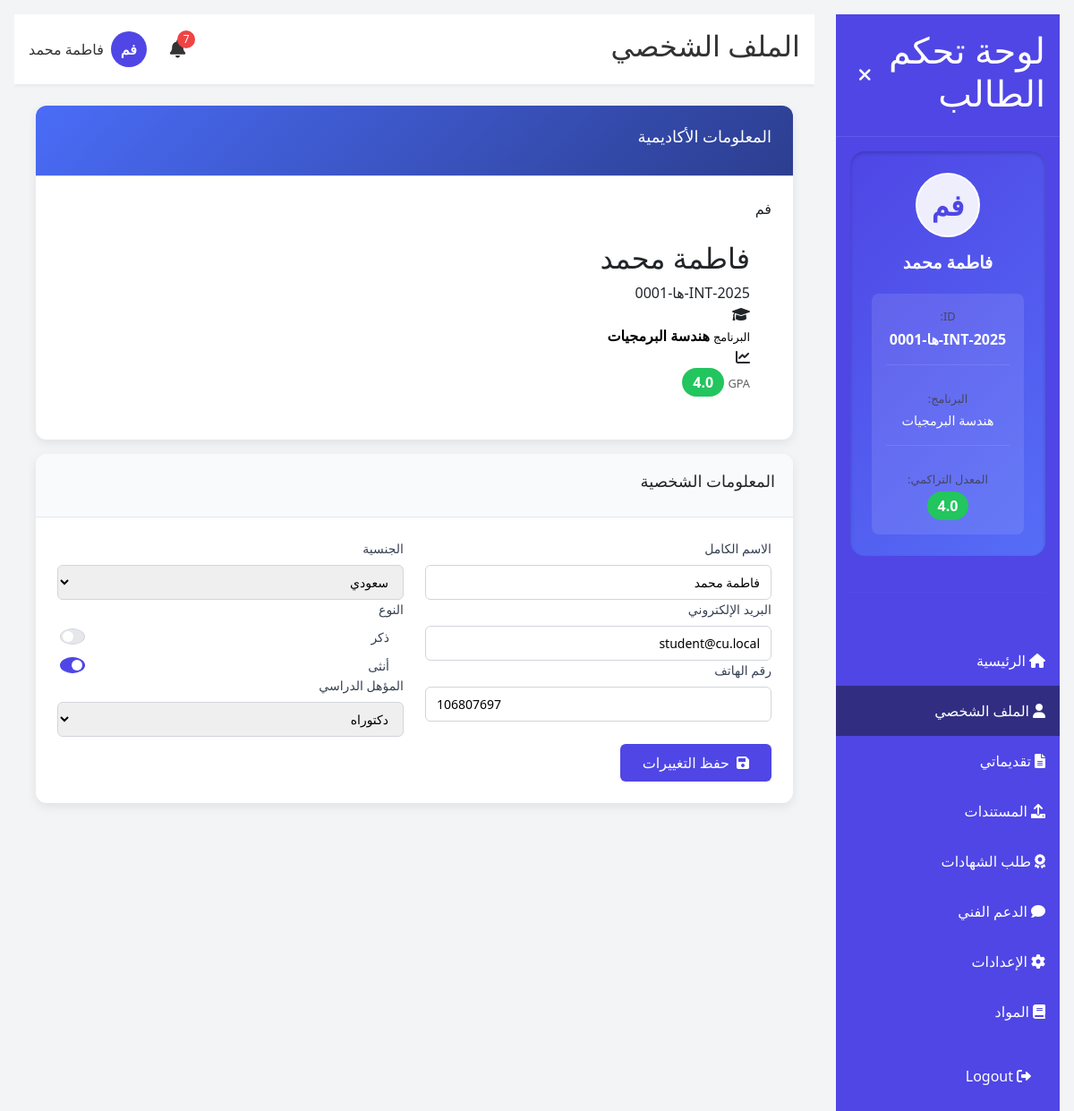
The page /student/profile (signed in) on the database its author committed.
### models.py (models this page shows, shortened)
class User(db.Model, UserMixin):
    __tablename__ = 'user'
    id = db.Column(db.Integer, primary_key=True)
    email = db.Column(db.String(120), unique=True, nullable=False)
    password_hash = db.Column(db.String(256), nullable=False)
    full_name = db.Column(db.String(120), nullable=False)
    role = db.Column(db.String(20), default='student')
    created_at = db.Column(db.DateTime, default=lambda: datetime.now(UTC))
    phone = db.Column(db.String(20))
    nationality = db.Column(db.String(50))
    education = db.Column(db.String(100))
    gender = db.Column(db.String(10))
    military_status = db.Column(db.String(20))
    is_verified = db.Column(db.Boolean, default=False, nullable=False)
    applications = db.relationship('Application', back_populates='user', lazy=True)
    documents = db.relationship('Document', back_populates='user', lazy=True)
    certificates = db.relationship('Certificate', back_populates='user', lazy=True)
    tickets = db.relationship('Ticket', back_populates='user', lazy=True)
    notifications = db.relationship('Notification', back_populates='user', lazy=True)
    enrollments = db.relationship('CourseEnrollment', back_populates='student', lazy=True)
    payments = db.relationship('Payment', back_populates='user', lazy=True)
    projects = db.relationship('Project', back_populates='user', lazy=True)
    def is_admin(self):
        return self.role == 'admin'

class StudentID(db.Model):
    __tablename__ = 'student_id'
    id = db.Column(db.Integer, primary_key=True)
    student_id = db.Column(db.String(50), unique=True, nullable=False)
    application_id = db.Column(db.Integer, db.ForeignKey('application.id'), unique=True, nullable=False)
    issue_date = db.Column(db.DateTime, default=lambda: datetime.now(UTC))
    created_at = db.Column(db.DateTime, default=lambda: datetime.now(UTC))
    application = db.relationship('Application', back_populates='student_id')

class Application(db.Model):
    __tablename__ = 'application'
    id = db.Column(db.Integer, primary_key=True)
    app_id = db.Column(db.String(50), unique=True, nullable=False)
    user_id = db.Column(db.Integer, db.ForeignKey('user.id'), nullable=False)
    program_id = db.Column(db.Integer, db.ForeignKey('programs.id'))
    program = db.Column(db.String(200), nullable=False)
    status = db.Column(db.String(50), default='Pending Review')
    payment_status = db.Column(db.String(50), default='Pending Payment')
    date_submitted = db.Column(db.DateTime, default=lambda: datetime.now(UTC))
    academic_year = db.Column(db.String(20))
    semester = db.Column(db.String(10))
    program_type = db.Column(db.String(50))
    user = db.relationship('User', back_populates='applications')
    program_relation = db.relationship('Program', back_populates='applications')
    documents = db.relationship('Document', back_populates='application', lazy=True)
    student_id = db.relationship('StudentID', back_populates='application', uselist=False, lazy=True)
    payment = db.relationship('Payment', backref='application', uselist=False)

### run.py (the view)
@app.route('/student/profile', methods=['GET'])
@login_required
def student_profile():
    if current_user.is_admin():
        return redirect(url_for('admin_dashboard'))
    form = FlaskForm()
    student_id_obj = StudentID.query.join(Application).filter(
        Application.user_id == current_user.id
    ).first()
    student_id = student_id_obj.student_id if student_id_obj else None
    program = None
    if student_id_obj and student_id_obj.application:
        program = student_id_obj.application.program  # This should have the Arabic name if set correctly
    cumulative_gpa = calculate_gpa(current_user.id)
    return render_template('student/profile.html',
                           form=form,
                           student_id=student_id,
                           program=program,
                           cumulative_gpa=cumulative_gpa)

### templates/student/profile.html (shortened to what this page needs)
{% extends "student_layout.html" %}
{% block page_title %}الملف الشخصي{% endblock %}
{% block main_content %}
<div class="profile-page-container">
    <div class="card mb-3 profile-summary-card">
        <div class="card-header profile-header">
            <h3>المعلومات الأكاديمية</h3>
        </div>
        <div class="card-body">
            <div class="profile-summary">
                <div class="student-avatar">
                    {{ current_user.full_name|initials }}
                </div>
                <div class="profile-details">
                    <h2 class="student-name">{{ current_user.full_name }}</h2>
                    <div class="id-badge">{{ student_id }}</div>
                    <div class="academic-info">
                        <div class="academic-info-item">
                            <span class="info-icon"><i class="fas fa-graduation-cap"></i></span>
                            <div class="info-content">
                                <span class="info-label" style="color: black;">البرنامج</span>
                                <span class="info-value" style="color: black;">{{ program }}</span>
                            </div>
                        </div>
                        {% if cumulative_gpa %}
                        <div class="academic-info-item">
                            <span class="info-icon"><i class="fas fa-chart-line"></i></span>
                            <div class="info-content">
                                <span class="info-label">GPA</span>
                                <div class="gpa-badge">{{ cumulative_gpa }}</div>
                            </div>
                        </div>
                        {% endif %}
                    </div>
                </div>
            </div>
        </div>
    </div>
    <div class="card mb-3">
        <div class="card-header">
            <h3>المعلومات الشخصية</h3>
        </div>
        <div class="card-body">
            <form method="POST" action="{{ url_for('student_update_profile') }}">
                <div class="settings-grid">
                    <div class="settings-section">
                        <div class="form-group">
                            <label for="full_name">الاسم الكامل</label>
                            <input type="text" id="full_name" name="full_name" class="form-input"
                                   value="{{ current_user.full_name }}" required>
                        </div>
                        <div class="form-group">
                            <label for="email">البريد الإلكتروني</label>
                            <input type="email" id="email" name="email" class="form-input"
                                   value="{{ current_user.email }}">
                        </div>
                        <div class="form-group">
                            <label for="phone">رقم الهاتف</label>
                            <input type="tel" id="phone" name="phone" class="form-input"
                                   value="{{ current_user.phone if current_user.phone else '' }}">
                        </div>
                    </div>
                    <div class="settings-section">
                        <div class="form-group">
                            <label for="nationality">الجنسية</label>
                            <select id="nationality" name="nationality" class="form-input">
                                <option value="Saudi" {% if current_user.nationality == 'Saudi' %}selected{% endif %}>سعودي</option>
                            </select>
                        </div>
                        <div class="form-group">
                            <label class="d-block">النوع</label>
                            <div class="form-check form-check-inline">
                                <input class="form-check-input" type="radio" name="gender" id="genderMale" value="Male"
                                       {% if current_user.gender == 'Male' %}checked{% endif %} required>
                                <label class="form-check-label" for="genderMale">ذكر</label>
                            </div>
                            <div class="form-check form-check-inline">
                                <input class="form-check-input" type="radio" name="gender" id="genderFemale" value="Female"
                                       {% if current_user.gender == 'Female' %}checked{% endif %} required>
                                <label class="form-check-label" for="genderFemale">أنثى</label>
                            </div>
                        </div>
                        <div class="form-group">
                            <label for="education">المؤهل الدراسي</label>
                            <select id="education" name="education" class="form-input">
                                <option value="PhD" {% if current_user.education == "PhD" %}selected{% endif %}>دكتوراه</option>
                            </select>
                        </div>
                    </div>
                </div>
                <div class="form-actions" style="margin-top: 0.5rem;">
                    <button type="submit" class="btn primary" style="padding: 0.5rem 1.5rem; font-size: 1rem;">
                        <i class="fas fa-save" style="margin-left: 0.5rem;"></i>حفظ التغييرات
                    </button>
                </div>
            </form>
        </div>
    </div>
</div>
{% endblock %}

### templates/student_layout.html (shortened to what this page needs)
{% extends "base.html" %}
{% block content %}
<div class="dashboard-container">
    <div id="sidebar" class="sidebar">
        <div class="sidebar-header">
            <h1 id="sidebar-title">لوحة تحكم الطالب </h1>
            <button id="toggle-sidebar" class="btn-icon">
                <i class="fas fa-times"></i>
            </button>
        </div>
        {% if student_id %}
        <div class="sidebar-profile">
            <div class="sidebar-avatar">
                {{ current_user.full_name|initials }}
            </div>
            <h3 class="sidebar-name">{{ current_user.full_name }}</h3>
            <div class="sidebar-info">
                <div class="info-item">
                    <span class="info-label">ID:</span>
                    <span class="info-value">{{ student_id }}</span>
                </div>
                <div class="info-item">
                    <span class="info-label">البرنامج:</span>
                    <span class="info-value small">{{ program }}</span>
                </div>
                {% if cumulative_gpa %}
                <div class="info-item">
                    <span class="info-label">المعدل التراكمي:</span>
                    <span class="info-value"><span class="gpa-badge">{{ cumulative_gpa }}</span></span>
                </div>
                {% endif %}
            </div>
        </div>
        <hr class="sidebar-divider">
        {% endif %}
        <nav class="sidebar-nav">
            <a href="{{ url_for('student_dashboard') }}" class="nav-item {% if request.endpoint == 'student_dashboard' %}active{% endif %}">
                <i class="fas fa-home"></i>
                <span class="nav-text">الرئيسية</span>
            </a>
            <a href="{{ url_for('student_profile') }}" class="nav-item {% if request.endpoint == 'student_profile' %}active{% endif %}">
                <i class="fas fa-user"></i>
                <span class="nav-text">الملف الشخصي</span>
            </a>
            <a href="{{ url_for('student_applications') }}" class="nav-item {% if request.endpoint == 'student_applications' or request.endpoint == 'student_new_application' %}active{% endif %}">
                <i class="fas fa-file-alt"></i>
                <span class="nav-text">تقديماتي </span>
            </a>
            <a href="{{ url_for('student_documents') }}" class="nav-item {% if request.endpoint == 'student_documents' or request.endpoint == 'student_upload_document' %}active{% endif %}">
                <i class="fas fa-upload"></i>
                <span class="nav-text">المستندات</span>
            </a>
            <a href="{{ url_for('student_certificates') }}" class="nav-item {% if request.endpoint == 'student_certificates' or request.endpoint == 'student_request_certificate' %}active{% endif %}">
                <i class="fas fa-award"></i>
                <span class="nav-text">طلب الشهادات</span>
            </a>
            <a href="{{ url_for('student_support') }}" class="nav-item {% if request.endpoint == 'student_support' or request.endpoint == 'student_new_ticket' or request.endpoint == 'student_ticket_detail' %}active{% endif %}">
                <i class="fas fa-comment"></i>
                <span class="nav-text">الدعم الفني</span>
            </a>
            <a href="{{ url_for('student_settings') }}" class="nav-item {% if request.endpoint == 'student_settings' %}active{% endif %}">
                <i class="fas fa-cog"></i>
                <span class="nav-text">الإعدادات</span>
            </a>
            <a href="{{ url_for('student_courses') }}" class="nav-item {% if request.endpoint == 'student_courses' %}active{% endif %}">
                <i class="fas fa-book"></i>
                <span class="nav-text">المواد </span>
            </a>
        </nav>
        <div class="logout-container">
            <a href="{{ url_for('logout') }}" class="nav-item">
                <i class="fas fa-sign-out-alt"></i>
                <span class="nav-text">Logout</span>
            </a>
        </div>
    </div>
    <div class="main-content">
        <header class="header">
            <div class="header-content">
                <h2 id="page-title">{% block page_title %}Dashboard{% endblock %}</h2>
                <div class="header-actions">
                    <div class="notification-container">
                        <button id="notification-btn" class="btn-icon">
                            <i class="fas fa-bell"></i>
                            {% set unread_notifications = current_user.notifications|selectattr('read', 'equalto', false)|list %}
                            {% if unread_notifications %}
                                <span id="notification-badge" class="notification-badge">{{ unread_notifications|length }}</span>
                            {% endif %}
                        </button>
                    </div>
                    <div class="user-container">
                        <div class="avatar">
                            {{ current_user.full_name|initials }}
                        </div>
                        <span id="user-name" class="user-name">{{ current_user.full_name }}</span>
                    </div>
                </div>
            </div>
        </header>
        <main class="content">
            {% block main_content %}{% endblock %}
        </main>
    </div>
</div>
{% endblock %}
{% block styles %}
<link rel="stylesheet" href="{{ url_for('static', filename='css/student-styles.css') }}">
{% endblock %}

### rows shown on the page
User: full_name|initials "فم", full_name "فاطمة محمد", email "student@cu.local", phone "106807697", nationality "سعودي", gender "☐ ذكر", gender "☑ أنثى", education "دكتوراه"
StudentID: student "2025-INT-ها-0001"
Application: program "هندسة البرمجيات"

### other values the page prints
{{ cumulative_gpa }} "4.0"
{{ unread_notifications|length }} "7"
